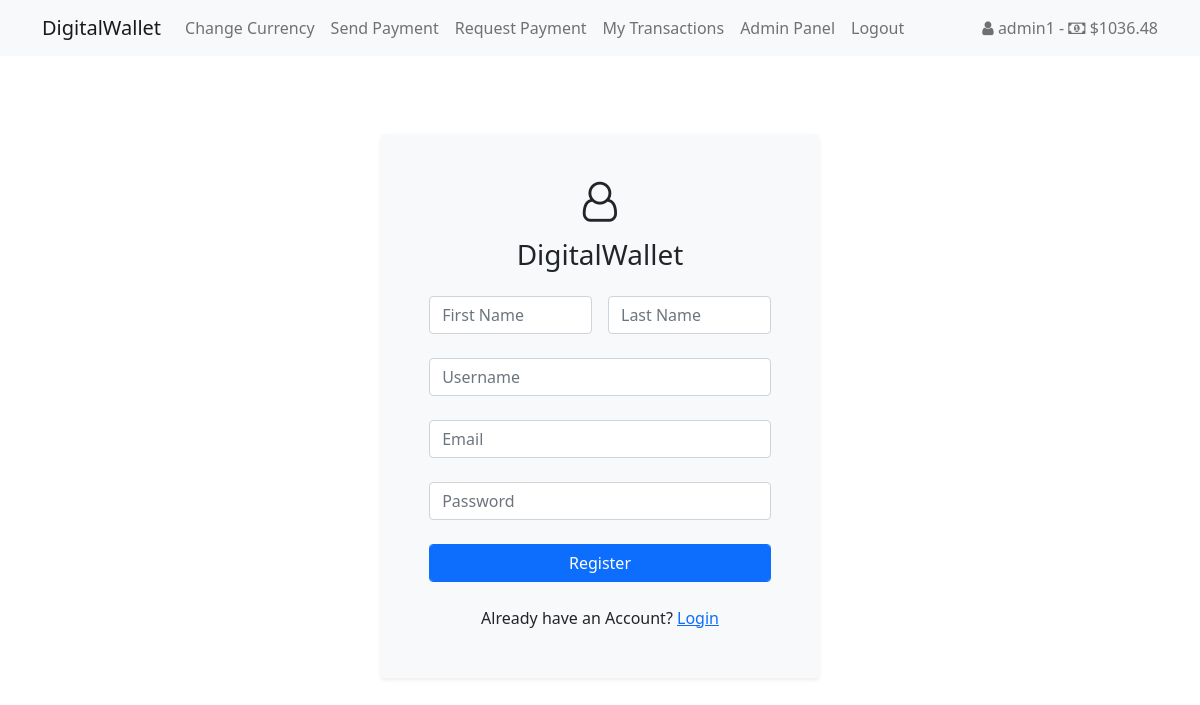
The page /webapps2024/register/ (signed in) on the database its author committed.
### register/models.py (models this page shows, shortened)
class User(AbstractUser):
    CURRENCY_CHOICES = [
        ("GBP", "Pound Sterling"),
        ("USD", "US Dollar"),
        ("EUR", "Euro"),
    ]
    balance = models.DecimalField(max_digits=30, decimal_places=2, default=1000.00)
    currency = models.CharField(max_length=3, choices=CURRENCY_CHOICES, default="USD")
    CURRENCY_SIGNS = {
        "USD": "$",
        "EUR": "€",
        "GBP": "£",
    }
    def get_currency_sign(self):
        return self.CURRENCY_SIGNS.get(self.currency, self.currency)

### register/views.py (the view)
# urls.py: path('register/', views.Register, name='register'),
def Register(request):
    try:
        if request.method == 'POST':
            first_name = request.POST.get('first_name')
            last_name = request.POST.get('last_name')
            username = request.POST.get('username')
            email = request.POST.get('email')
            password = request.POST.get('password')
        try:
            if User.objects.filter(username = username).first():
                messages.error(request, 'Username is taken.')
                return redirect('/webapps2024/register/')
            if User.objects.filter(email = email).first():
                messages.error(request, 'Email is taken.')
                return redirect('/webapps2024/register/')
            user_obj = User(username = username , email = email, first_name = first_name, last_name = last_name)
            user_obj.set_password(password)
            user_obj.save()
            messages.success(request, 'Account created successfully.')
            return redirect('/webapps2024/login/')
        except Exception as e:
            print(e)
    except Exception as e:
            print(e)
    return render(request , 'register.html')

### templates/register.html (shortened to what this page needs)
{% extends "base.html" %} {% block content %}
<section>
	<div class="container">
		<div class="row justify-content-center mt-5">
			<div class="col-md-7 col-lg-5">
				<div class="login-wrap p-4 p-md-5 bg-light shadow-sm rounded">
					<div
						class="rounded-pill d-flex align-items-center justify-content-center fs-1 mb-3"
					>
						<span class="fa fa-user-o"></span>
					</div>
					<h3 class="text-center mb-4">DigitalWallet</h3>
					<form method="post">
						<div class="form-group mb-4 row g-3">
							<div class="col-md-6">
								<input
									type="text"
									class="form-control rounded-left"
									placeholder="First Name"
									name="first_name"
									required
								/>
							</div>
							<div class="col-md-6">
								<input
									type="text"
									class="form-control rounded-left"
									placeholder="Last Name"
									name="last_name"
									required
								/>
							</div>
						</div>
						<div class="form-group mb-4">
							<input
								type="text"
								class="form-control rounded-left"
								placeholder="Username"
								name="username"
								required
							/>
						</div>
						<div class="form-group mb-4">
							<input
								type="email"
								class="form-control rounded-left"
								placeholder="Email"
								name="email"
								required
							/>
						</div>
						<div class="form-group mb-4">
							<input
								type="password"
								class="form-control rounded-left"
								placeholder="Password"
								name="password"
								required
							/>
						</div>
						<div class="form-group mb-4">
							<button
								type="submit"
								class="form-control btn btn-primary rounded submit px-3"
							>
								Register
							</button>
						</div>
						<div class="text-center">
							Already have an Account?
							<a href="{% url 'login' %}">Login</a>
						</div>
					</form>
				</div>
			</div>
		</div>
	</div>
</section>
{% endblock %}

### templates/base.html (shortened to what this page needs)
<!DOCTYPE html>
<html lang="en">
	<head>
		<link href="https://cdn.jsdelivr.net/npm/bootstrap@5.0.2/dist/css/bootstrap.min.css" rel="stylesheet" />
		<link rel="stylesheet" href="https://stackpath.bootstrapcdn.com/font-awesome/4.7.0/css/font-awesome.min.css" />
	</head>
	<body>
		{% if user.is_authenticated %}
		<nav class="navbar navbar-expand-lg navbar-light bg-light fixed-top">
			<div class="container">
				<a class="navbar-brand">DigitalWallet</a>
				<div class="collapse navbar-collapse" id="navbarSupportedContent">
					<ul class="navbar-nav me-auto mb-2 mb-lg-0">
						<li class="nav-item">
							<a class="nav-link {% if request.path == '/change_currency/' %}active{% endif %}" href="{% url 'change_currency' %}">Change Currency</a>
						</li>
						<li class="nav-item">
							<a class="nav-link {% if request.path == '/send_payment/' %}active{% endif %}" href="{% url 'send_payment' %}">Send Payment</a>
						</li>
						<li class="nav-item">
							<a class="nav-link {% if request.path == '/request_payment/' %}active{% endif %}" href="{% url 'request_payment' %}">Request Payment</a>
						</li>
						<li class="nav-item">
							<a class="nav-link {% if request.path == '/' %}active{% endif %}" href="{% url 'view_transactions' %}">My Transactions</a>
						</li>
						{% if request.user.is_superuser %}
						<li class="nav-item">
							<a class="nav-link {% if request.path == '/users_transactions/' %}active{% endif %}" href="{% url 'users_transactions' %}">Admin Panel</a>
						</li>
						{% endif %}
						<li class="nav-item">
							<a class="nav-link" href="{% url 'logout' %}">Logout</a>
						</li>
					</ul>
					<span class="navbar-text">
						<i class="fa fa-user"></i>
						<span class="username">{{ user.username }}</span>
						-
						<i class="fa fa-money"></i>
						<span class="balance">{{user.get_currency_sign}}{{ user.balance }}</span>
					</span>
				</div>
			</div>
		</nav>
		{% endif %}
		<div class="container my-5 p-3" style="margin-top: 70px !important">{% block content %}{% endblock %}</div>
    </body>
</html>

### rows shown on the page
User: username "admin1", get_currency_sign "$", balance "1036.48"
